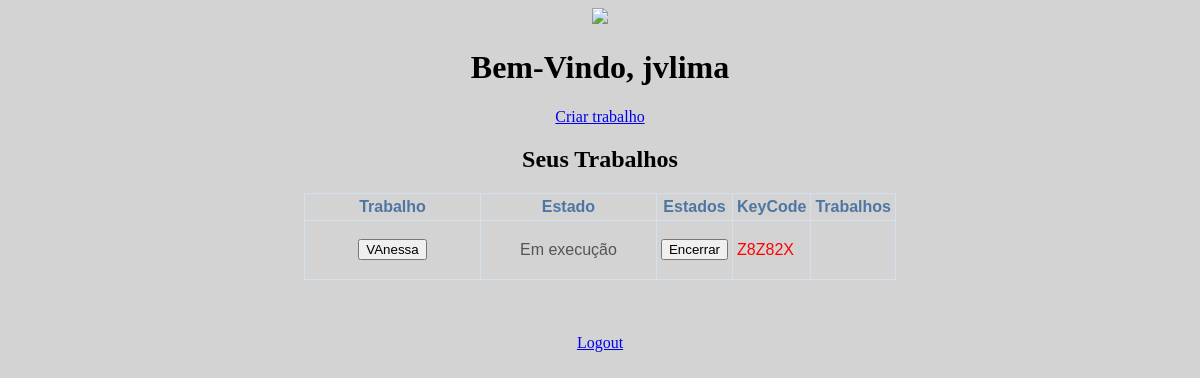
/home/ (signed in), run on an earlier commit of the app's database.
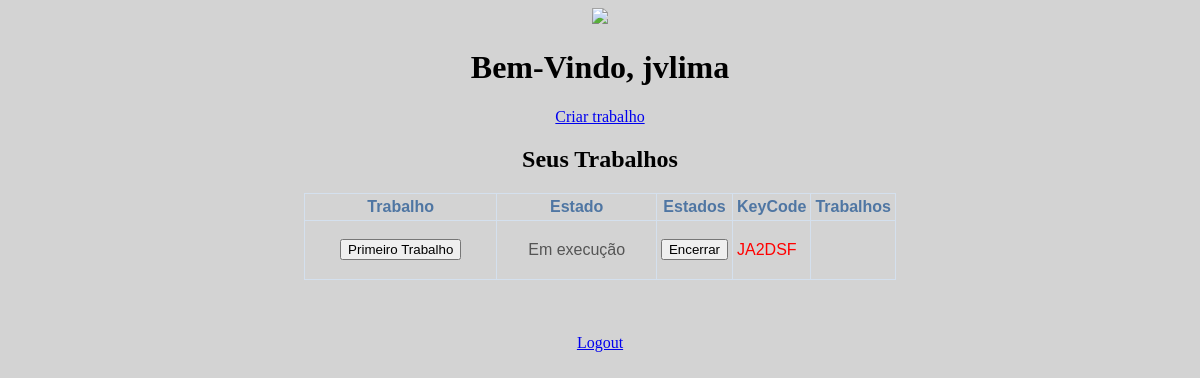
And on a later commit of the database.
### Portal/models.py (models this page shows, shortened)
class Trabalho(models.Model):
	nome = models.CharField(max_length=30)
	professor = models.ForeignKey(Usuario, on_delete=models.CASCADE)
	descricao = models.CharField(max_length=500, blank=True)
	file =  models.FileField()
	status = models.CharField(max_length=30, default="Não enviado")
	password = models.CharField(max_length=8, default="")

### Portal/views.py (the view, shortened to what this page needs)
# urls.py: url(r'^home/$', home, name="Portal_home"),
@login_required
def home(request):
	usuario = getUsuario(request)
	if usuario.grau == "Professor":
		trabalhos = Trabalho.objects.filter(professor__id=usuario.id)
	return render(request, 'Portal/home.html', {'usuario': usuario, 'trabalhos' : trabalhos})

### Portal/views.py (called while the page is built)
def getUsuario(request):
	current_user = request.user
	id_user = current_user.id
	user = Usuario.objects.filter(user_id=id_user)
	return user[0]

### Trabalho/templates/Portal/home.html (shortened to what this page needs)
{% extends 'base.html' %}
{% block content %}
<h1> Bem-Vindo, {{ usuario.user.username }} </h1>
{% load staticfiles %}
<link rel='stylesheet' type='text/css' href="{% static 'css/base.css' %}" />
{% if usuario.grau == "Professor" %}
	<center><a href="/criatrab/"> Criar trabalho</center></a>
	<h2>Seus Trabalhos</h2>
	<table>
		<thread>
			<th>Trabalho</th>
			<th>Estado</th>
			<th>Estados</th>
			<th>KeyCode</th>
			<th>Trabalhos</th>
		</thread>
		{% for i in trabalhos %}
			<tr>
				<td align="center" valign="middle"><a href="/trabalho/{{ i.id }}"> <input type="button" name="t{{ i.id }}" value="{{ i.nome }}"/></td>
				<td align="center" valign="middle"> {{ i.status }}</td>
				{% if i.status == "Não enviado" or i.status == "Em execução" %}
					<form action = "." method="post"> {% csrf_token %}
					{% if i.status == "Não enviado" %}
						<td> <input type="submit" name="{{ i.id }}" value="Submeter"/></a></td>
					{% else %}
						{% if i.status == "Em execução" %}
							<td><input type="submit" name="{{ i.id }}" value="Encerrar"/></td>
							<td><font color="red">{{ i.password }}</font></td>
						{% endif %}
					{% endif %}
				{% else %}
					<td> </td>
					<td> </td>
					<td><a href="/recebidos/{{ i.id }}"><input type="button" name="r{{ i.id }}" value="Recebidos"/></td>
					</form>
				{% endif %}
			</tr>
		{% endfor %}
	</table>
{% endif %}
<br><br><br>
<a href="/logout/"> Logout </a>
{% endblock %}

What changed in the data, as far as the page shows it:
removed Trabalho: nome "VAnessa", status "Em execução", password "Z8Z82X"
added Trabalho: nome "Primeiro Trabalho", status "Em execução", password "JA2DSF"
